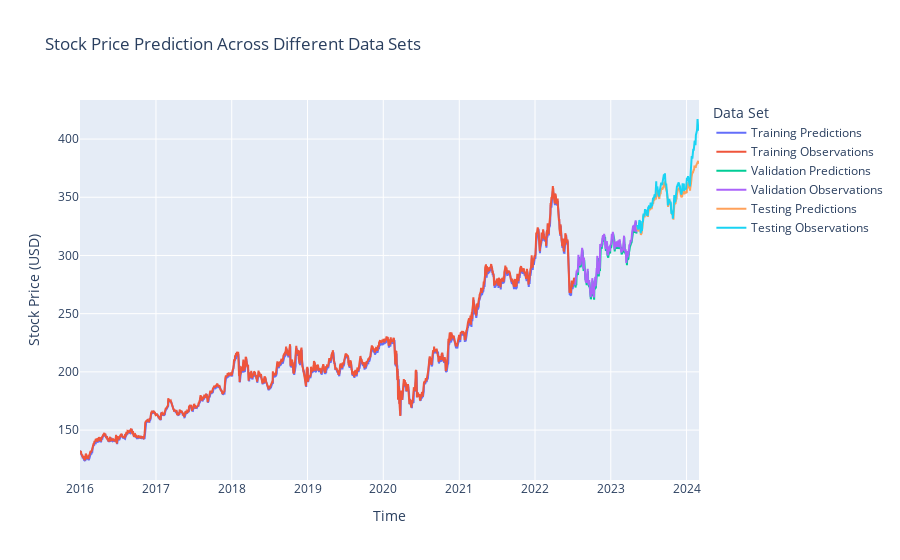

The code cell stored with this chart in its notebook:
### Markdown cell above
## All the data together

### Code cell
# Matplotlib

plt.plot(dates_train, train_predictions)
plt.plot(dates_train, y_train)
plt.plot(dates_val, val_predictions)
plt.plot(dates_val, y_val)
plt.plot(dates_test, test_predictions)
plt.plot(dates_test, y_test)
plt.legend(['Training Predictions', 
            'Training Observations',
            'Validation Predictions', 
            'Validation Observations',
            'Testing Predictions', 
            'Testing Observations'])
plt.show()

#Plotly

# Traces for each series
trace1 = go.Scatter(x=dates_train, y=train_predictions, mode='lines', name='Training Predictions')
trace2 = go.Scatter(x=dates_train, y=y_train, mode='lines', name='Training Observations')
trace3 = go.Scatter(x=dates_val, y=val_predictions, mode='lines', name='Validation Predictions')
trace4 = go.Scatter(x=dates_val, y=y_val, mode='lines', name='Validation Observations')
trace5 = go.Scatter(x=dates_test, y=test_predictions, mode='lines', name='Testing Predictions')
trace6 = go.Scatter(x=dates_test, y=y_test, mode='lines', name='Testing Observations')

# Figure and add all traces
fig = go.Figure()
fig.add_trace(trace1)
fig.add_trace(trace2)
fig.add_trace(trace3)
fig.add_trace(trace4)
fig.add_trace(trace5)
fig.add_trace(trace6)

# Layout with titles and axis labels
fig.update_layout(title='Stock Price Prediction Across Different Data Sets',
                  xaxis_title='Time',
                  yaxis_title='Stock Price (USD)',
                  legend_title='Data Set')

# Show plot
fig.show()

### Figure 1 — Plotly figure (JSON) as saved in the notebook; plotly's stock layout.template omitted (floating-point values rounded to 4 significant figures; data arrays with more than 128 entries replaced by an {"elided": "..."} marker saying what was removed)
{"data": [{"mode": "lines", "name": "Training Predictions", "type": "scatter", "x": {"elided": "1643 str values"}, "y": {"elided": "1643 float values"}}, {"mode": "lines", "name": "Training Observations", "type": "scatter", "x": {"elided": "1643 str values"}, "y": {"elided": "1643 float values"}}, {"mode": "lines", "name": "Validation Predictions", "type": "scatter", "x": {"elided": "205 str values"}, "y": {"elided": "205 float values"}}, {"mode": "lines", "name": "Validation Observations", "type": "scatter", "x": {"elided": "205 str values"}, "y": {"elided": "205 float values"}}, {"mode": "lines", "name": "Testing Predictions", "type": "scatter", "x": {"elided": "206 str values"}, "y": {"elided": "206 float values"}}, {"mode": "lines", "name": "Testing Observations", "type": "scatter", "x": {"elided": "206 str values"}, "y": {"elided": "206 float values"}}], "layout": {"legend": {"title": {"text": "Data Set"}}, "title": {"text": "Stock Price Prediction Across Different Data Sets"}, "xaxis": {"title": {"text": "Time"}}, "yaxis": {"title": {"text": "Stock Price (USD)"}}}}
